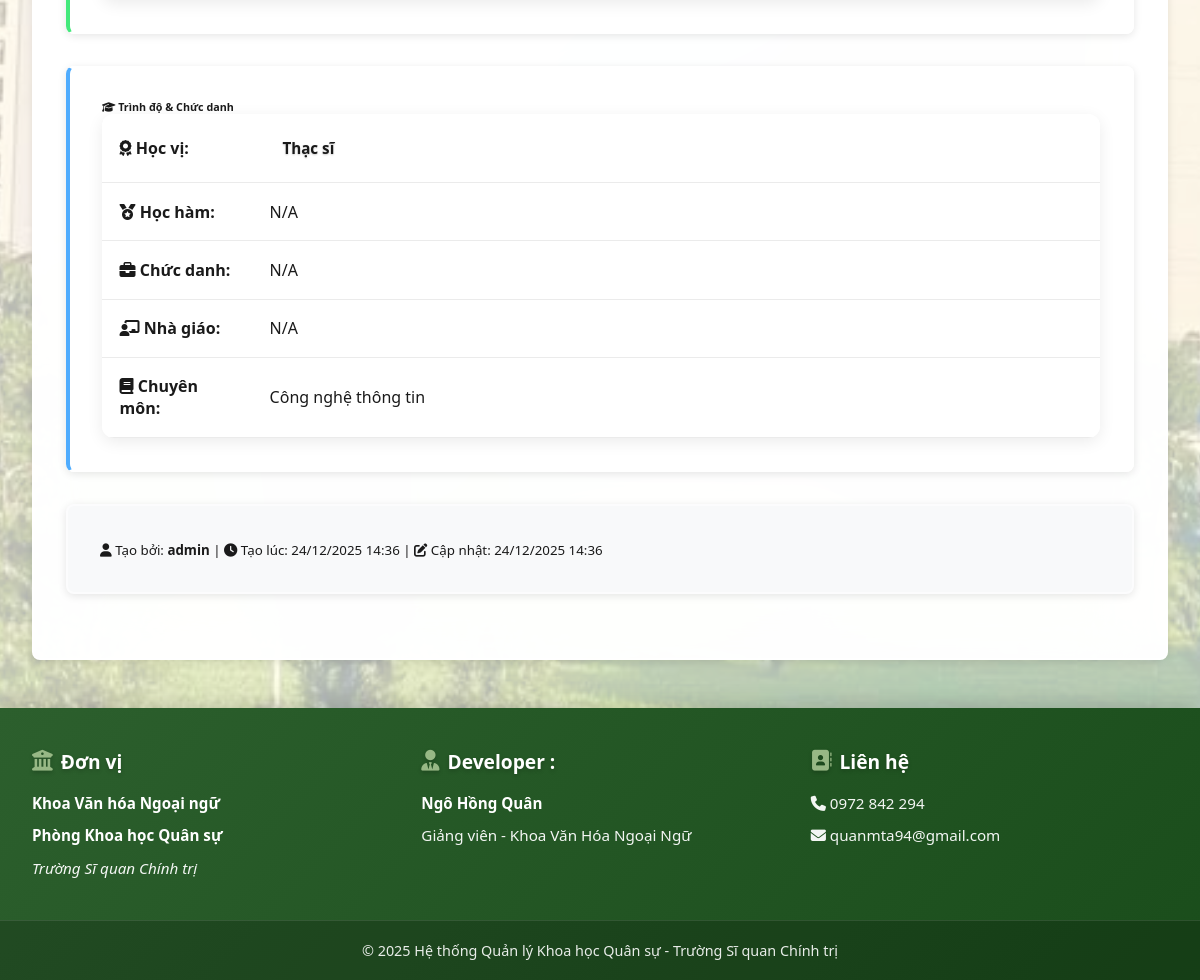
Page /tiemluc/detail/1 (signed in, lower part) on the earlier database version.
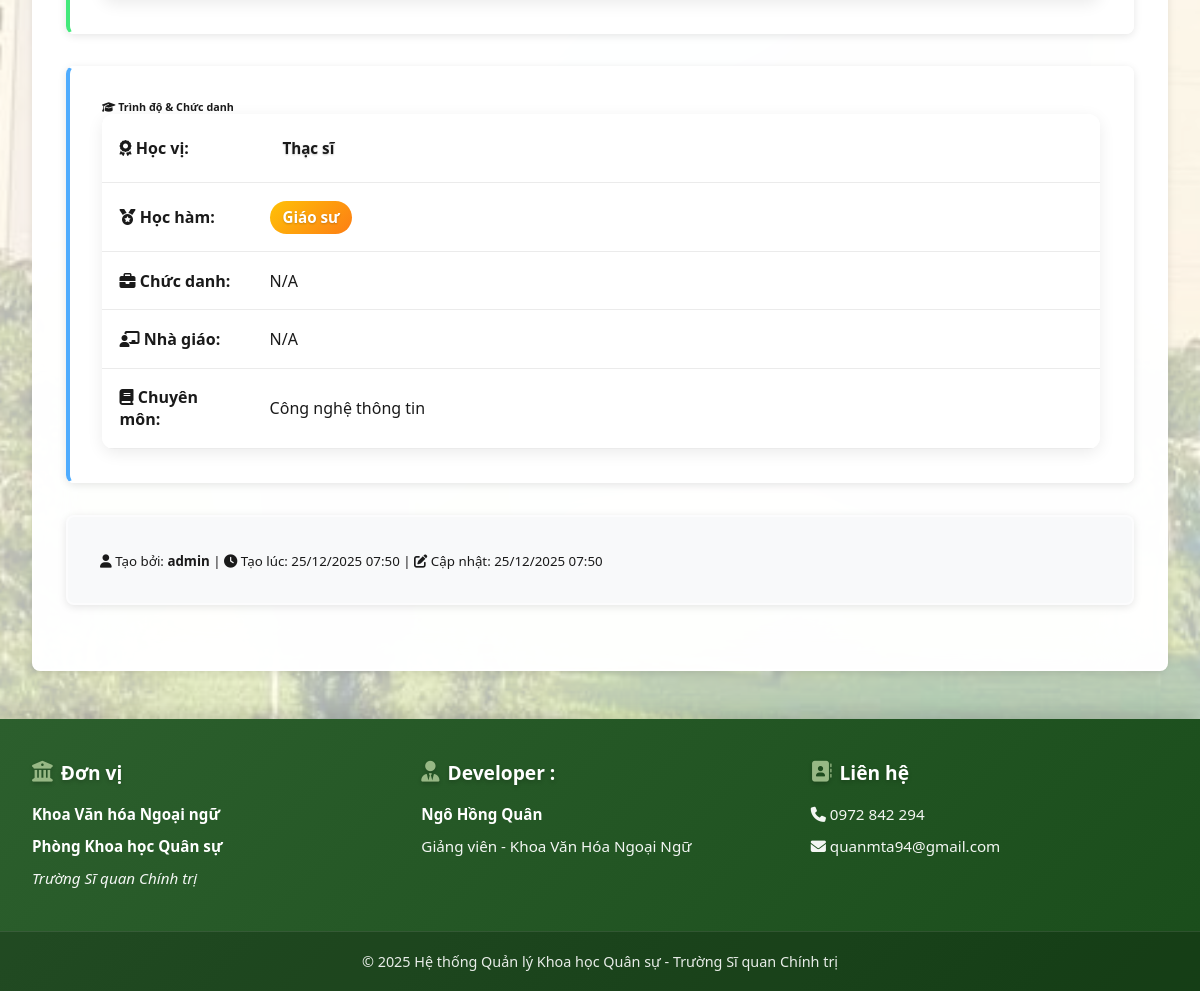
Same page on the later database version.
### models/__init__.py (models this page shows)
class TiemLuc(db.Model):
    __tablename__ = 'tiem_luc'
    id = db.Column(db.Integer, primary_key=True)
    ma_can_bo = db.Column(db.String(50), unique=True, nullable=False)
    ho_ten = db.Column(db.String(120), nullable=False)
    ngay_sinh = db.Column(db.Date)
    gioi_tinh = db.Column(db.String(10))
    don_vi = db.Column(db.String(120))
    chuc_vu = db.Column(db.String(100))
    chuc_danh = db.Column(db.String(100))
    nha_giao = db.Column(db.String(100))
    hoc_vi = db.Column(db.String(50))  # Tiến sĩ, Thạc sĩ, Cử nhân
    hoc_ham = db.Column(db.String(50))  # Giáo sư, Phó Giáo sư
    chuyen_mon = db.Column(db.String(255))
    email = db.Column(db.String(120))
    dien_thoai = db.Column(db.String(20))
    kinh_nghiem = db.Column(db.Text)
    thanh_tich = db.Column(db.Text)
    created_by = db.Column(db.Integer, db.ForeignKey('users.id'))
    created_at = db.Column(db.DateTime, default=datetime.utcnow)
    updated_at = db.Column(db.DateTime, default=datetime.utcnow, onupdate=datetime.utcnow)
    creator = db.relationship('User', backref='tiem_luc_created')

### routes/main.py (the view)
@main_bp.route('/tiemluc/detail/<int:id>')
@login_required
def tiemluc_detail(id):
    tiemluc = TiemLuc.query.get_or_404(id)
    return render_template('tiemluc/detail.html',
                         tiemluc=tiemluc,
                         detai_list=detai_list,
                         sangkien_list=sangkien_list,
                         tailieu_list=tailieu_list)

### templates/tiemluc/detail.html (shortened to what the changed rows need)
{% extends "base.html" %}
{% block content %}
<div class="card">
    <div class="card-body">
        <div class="row">
            <div class="col-md-6">
                <div class="card mb-3" style="border-left: 4px solid #4facfe;">
                    <div class="card-body">
                        <table class="table table-borderless table-sm">
                            <tr>
                                <td>
                                    {% if tiemluc.hoc_vi %}
                                        <span class="badge badge-primary" style="font-size: 0.95rem; padding: 0.4rem 0.8rem;">
                                            {{ tiemluc.hoc_vi }}
                                        </span>
                                    {% else %}
                                        N/A
                                    {% endif %}
                                </td>
                            </tr>
                            <tr>
                                <td><strong><i class="fas fa-medal"></i> Học hàm:</strong></td>
                                <td>
                                    {% if tiemluc.hoc_ham %}
                                        <span class="badge badge-warning" style="font-size: 0.95rem; padding: 0.4rem 0.8rem;">
                                            {{ tiemluc.hoc_ham }}
                                        </span>
                                    {% else %}
                                        N/A
                                    {% endif %}
                                </td>
                            </tr>
                            <tr>
                                <td><strong><i class="fas fa-book"></i> Chuyên môn:</strong></td>
                                <td>{{ tiemluc.chuyen_mon or 'N/A' }}</td>
                            </tr>
                        </table>
                    </div>
                </div>
            </div>
        </div>
        <div class="card mt-3" style="background-color: #f8f9fa;">
            <div class="card-body">
                <small class="text-muted">
                    {% if tiemluc.creator %}
                        <i class="fas fa-user"></i> Tạo bởi: <strong>{{ tiemluc.creator.username }}</strong>
                        |
                    {% endif %}
                    <i class="fas fa-clock"></i> Tạo lúc: {{ tiemluc.created_at.strftime('%d/%m/%Y %H:%M') if tiemluc.created_at else 'N/A' }}
                    {% if tiemluc.updated_at %}
                        | <i class="fas fa-edit"></i> Cập nhật: {{ tiemluc.updated_at.strftime('%d/%m/%Y %H:%M') }}
                    {% endif %}
                </small>
            </div>
        </div>
    </div>
</div>
{% endblock %}

Differences in the rows shown:
changed TiemLuc "Công nghệ thông tin": hoc_ham (not shown) → "Giáo sư"; created_at "24/12/2025 14:36" → "25/12/2025 07:50"; updated_at "24/12/2025 14:36" → "25/12/2025 07:50"
Other differences:
text no longer shown: "N/A"
